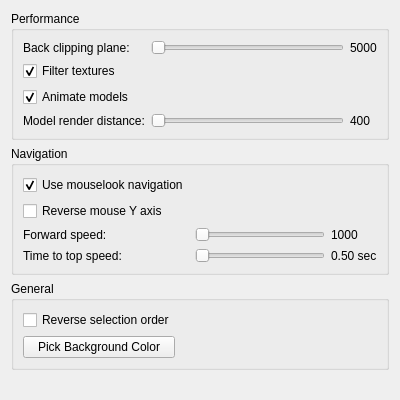
<?xml version="1.0" encoding="UTF-8"?>
<ui version="4.0">
 <class>OptionsPage3DViews</class>
 <widget class="QWidget" name="OptionsPage3DViews">
  <property name="geometry">
   <rect>
    <x>0</x>
    <y>0</y>
    <width>400</width>
    <height>400</height>
   </rect>
  </property>
  <property name="windowTitle">
   <string>Form</string>
  </property>
  <layout class="QVBoxLayout" name="verticalLayout">
   <item>
    <widget class="QGroupBox" name="groupBox">
     <property name="title">
      <string>Performance</string>
     </property>
     <layout class="QGridLayout" name="gridLayout">
      <item row="3" column="0">
       <widget class="QLabel" name="label_3">
        <property name="text">
         <string>Model render distance:</string>
        </property>
       </widget>
      </item>
      <item row="0" column="0">
       <widget class="QLabel" name="label">
        <property name="text">
         <string>Back clipping plane:</string>
        </property>
       </widget>
      </item>
      <item row="2" column="0">
       <widget class="QCheckBox" name="checkBox_2">
        <property name="text">
         <string>Animate models</string>
        </property>
        <property name="checked">
         <bool>true</bool>
        </property>
       </widget>
      </item>
      <item row="3" column="2">
       <widget class="QLabel" name="label_4">
        <property name="text">
         <string>400</string>
        </property>
       </widget>
      </item>
      <item row="1" column="0">
       <widget class="QCheckBox" name="checkBox">
        <property name="text">
         <string>Filter textures</string>
        </property>
        <property name="checked">
         <bool>true</bool>
        </property>
       </widget>
      </item>
      <item row="0" column="2">
       <widget class="QLabel" name="label_2">
        <property name="text">
         <string>5000</string>
        </property>
       </widget>
      </item>
      <item row="0" column="1">
       <widget class="QSlider" name="horizontalSlider">
        <property name="orientation">
         <enum>Qt::Horizontal</enum>
        </property>
       </widget>
      </item>
      <item row="3" column="1">
       <widget class="QSlider" name="horizontalSlider_2">
        <property name="orientation">
         <enum>Qt::Horizontal</enum>
        </property>
       </widget>
      </item>
     </layout>
    </widget>
   </item>
   <item>
    <widget class="QGroupBox" name="groupBox_2">
     <property name="title">
      <string>Navigation</string>
     </property>
     <layout class="QGridLayout" name="gridLayout_2">
      <item row="3" column="0">
       <widget class="QLabel" name="label_6">
        <property name="text">
         <string>Time to top speed:</string>
        </property>
       </widget>
      </item>
      <item row="1" column="0">
       <widget class="QCheckBox" name="checkBox_4">
        <property name="text">
         <string>Reverse mouse Y axis</string>
        </property>
       </widget>
      </item>
      <item row="3" column="1">
       <widget class="QSlider" name="horizontalSlider_4">
        <property name="orientation">
         <enum>Qt::Horizontal</enum>
        </property>
       </widget>
      </item>
      <item row="2" column="0">
       <widget class="QLabel" name="label_5">
        <property name="text">
         <string>Forward speed:</string>
        </property>
       </widget>
      </item>
      <item row="0" column="0">
       <widget class="QCheckBox" name="checkBox_3">
        <property name="text">
         <string>Use mouselook navigation</string>
        </property>
        <property name="checked">
         <bool>true</bool>
        </property>
       </widget>
      </item>
      <item row="2" column="1">
       <widget class="QSlider" name="horizontalSlider_3">
        <property name="orientation">
         <enum>Qt::Horizontal</enum>
        </property>
       </widget>
      </item>
      <item row="2" column="2">
       <widget class="QLabel" name="label_7">
        <property name="text">
         <string>1000</string>
        </property>
       </widget>
      </item>
      <item row="3" column="2">
       <widget class="QLabel" name="label_8">
        <property name="text">
         <string>0.50 sec</string>
        </property>
       </widget>
      </item>
     </layout>
    </widget>
   </item>
   <item>
    <widget class="QGroupBox" name="groupBox_3">
     <property name="title">
      <string>General</string>
     </property>
     <layout class="QGridLayout" name="gridLayout_3">
      <item row="0" column="0">
       <widget class="QCheckBox" name="checkBox_5">
        <property name="text">
         <string>Reverse selection order</string>
        </property>
       </widget>
      </item>
      <item row="1" column="0">
       <widget class="QPushButton" name="pushButton">
        <property name="text">
         <string>Pick Background Color</string>
        </property>
       </widget>
      </item>
      <item row="1" column="1">
       <spacer name="horizontalSpacer">
        <property name="orientation">
         <enum>Qt::Horizontal</enum>
        </property>
        <property name="sizeHint" stdset="0">
         <size>
          <width>0</width>
          <height>20</height>
         </size>
        </property>
       </spacer>
      </item>
     </layout>
    </widget>
   </item>
   <item>
    <spacer name="verticalSpacer">
     <property name="orientation">
      <enum>Qt::Vertical</enum>
     </property>
     <property name="sizeHint" stdset="0">
      <size>
       <width>20</width>
       <height>0</height>
      </size>
     </property>
    </spacer>
   </item>
  </layout>
 </widget>
 <resources/>
 <connections/>
</ui>
